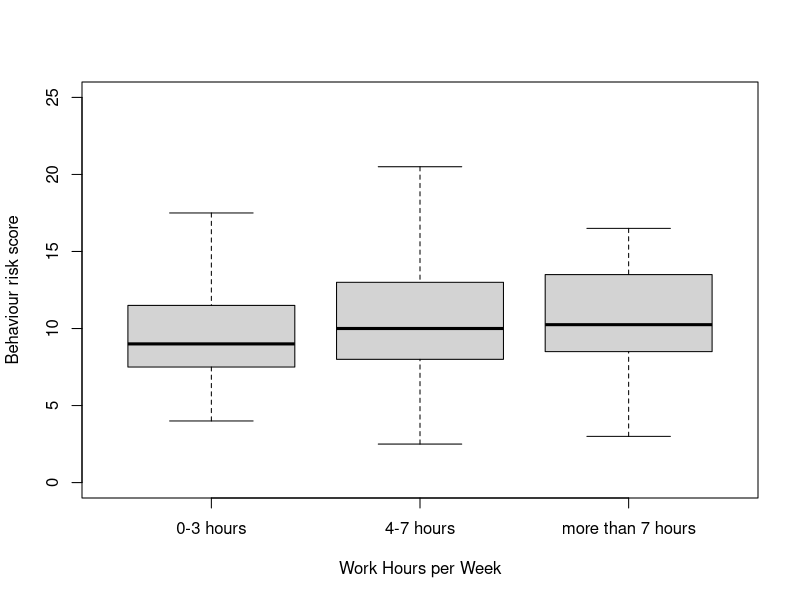
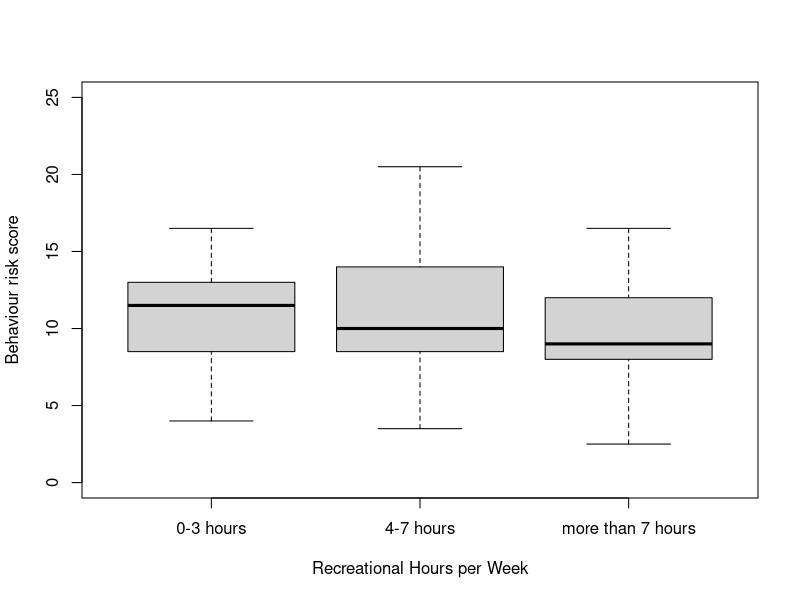
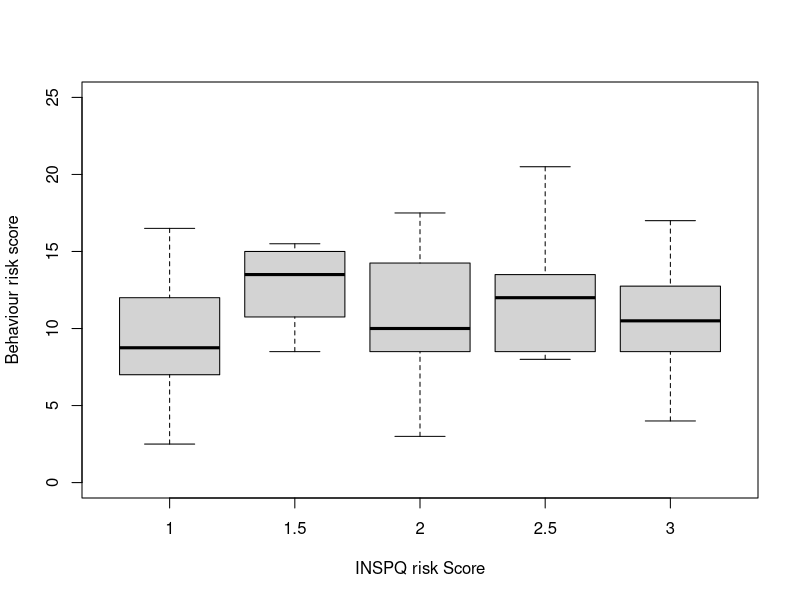

Write the R code that produced these figures, in order.
#Model testing
#load packages
library(readr)
library(dplyr)
library(lme4)
library(car)
library(tidyverse)
library(caret)

#----------------------------------------------------------------------------------
#data
survey2023_INSPQ <- read_csv("data/survey2023 INSPQ.csv")

#----------------------------------------------------------------------------------
#data clean up
survey2023_INSPQ <- survey2023_INSPQ %>%
  filter(Sex != "Unknown")

#----------------------------------------------------------------------------------

boxplot(RiskScore~workhours, data=survey2023_INSPQ, notch=FALSE, ylim=c(0,25),
        main="", xlab="Work Hours per Week", ylab = "Behaviour risk score")

boxplot(RiskScore~rechours, data=survey2023_INSPQ, notch=FALSE, ylim=c(0,25),
        main="", xlab="Recreational Hours per Week", ylab = "Behaviour risk score")

boxplot(RiskScore~INSPQriskOFF, data=survey2023_INSPQ, notch=FALSE, ylim=c(0,25),
        main="", xlab="INSPQ risk Score", ylab = "Behaviour risk score")


